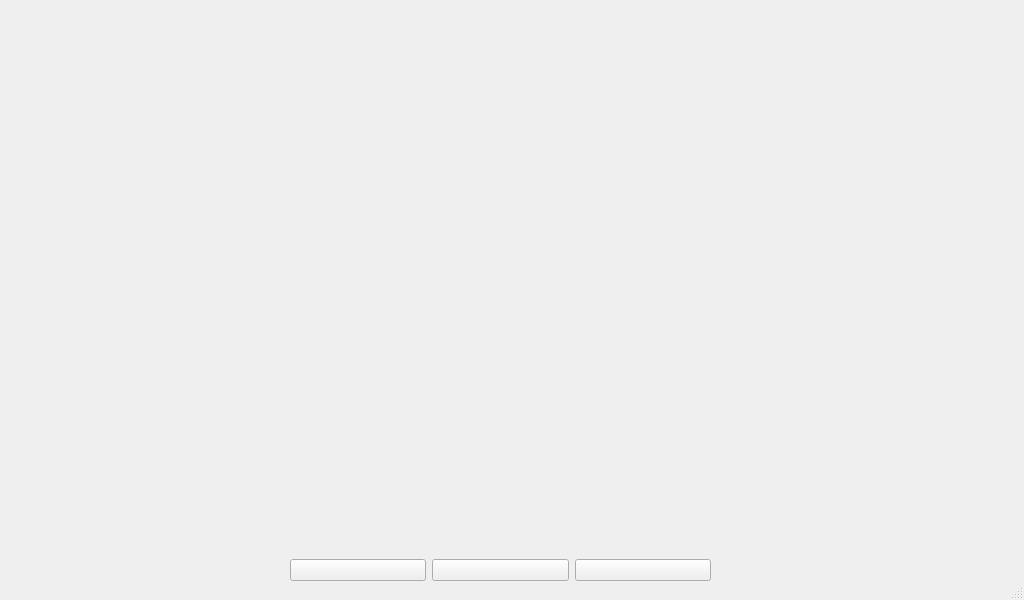
<?xml version="1.0" encoding="UTF-8"?>
<ui version="4.0">
 <class>MainWindow</class>
 <widget class="QMainWindow" name="MainWindow">
  <property name="geometry">
   <rect>
    <x>0</x>
    <y>0</y>
    <width>1024</width>
    <height>600</height>
   </rect>
  </property>
  <property name="minimumSize">
   <size>
    <width>1024</width>
    <height>600</height>
   </size>
  </property>
  <property name="maximumSize">
   <size>
    <width>1024</width>
    <height>600</height>
   </size>
  </property>
  <property name="windowTitle">
   <string>MainWindow</string>
  </property>
  <widget class="QWidget" name="centralwidget">
   <property name="minimumSize">
    <size>
     <width>1024</width>
     <height>600</height>
    </size>
   </property>
   <property name="maximumSize">
    <size>
     <width>1024</width>
     <height>500</height>
    </size>
   </property>
   <widget class="QStackedWidget" name="stackedWidget">
    <property name="geometry">
     <rect>
      <x>10</x>
      <y>0</y>
      <width>1024</width>
      <height>600</height>
     </rect>
    </property>
    <property name="currentIndex">
     <number>1</number>
    </property>
    <widget class="QWidget" name="HOME">
     <widget class="QWidget" name="layoutWidget">
      <property name="geometry">
       <rect>
        <x>0</x>
        <y>0</y>
        <width>1021</width>
        <height>610</height>
       </rect>
      </property>
      <layout class="QGridLayout" name="gridLayout">
       <property name="leftMargin">
        <number>10</number>
       </property>
       <property name="topMargin">
        <number>10</number>
       </property>
       <property name="rightMargin">
        <number>10</number>
       </property>
       <property name="bottomMargin">
        <number>20</number>
       </property>
       <property name="spacing">
        <number>10</number>
       </property>
       <item row="0" column="0">
        <widget class="QPushButton" name="Home_Button_Learn">
         <property name="minimumSize">
          <size>
           <width>100</width>
           <height>280</height>
          </size>
         </property>
         <property name="styleSheet">
          <string notr="true">background-color: rgb(85, 170, 255);</string>
         </property>
         <property name="text">
          <string/>
         </property>
         <property name="icon">
          <iconset>
           <normaloff>Icon/LyThuet.png</normaloff>Icon/LyThuet.png</iconset>
         </property>
         <property name="iconSize">
          <size>
           <width>100</width>
           <height>100</height>
          </size>
         </property>
        </widget>
       </item>
       <item row="0" column="1">
        <widget class="QPushButton" name="Home_Button_Test">
         <property name="minimumSize">
          <size>
           <width>100</width>
           <height>280</height>
          </size>
         </property>
         <property name="autoFillBackground">
          <bool>false</bool>
         </property>
         <property name="styleSheet">
          <string notr="true">background-color: rgb(255, 170, 0);</string>
         </property>
         <property name="text">
          <string/>
         </property>
         <property name="icon">
          <iconset>
           <normaloff>Icon/test_icon.png</normaloff>Icon/test_icon.png</iconset>
         </property>
         <property name="iconSize">
          <size>
           <width>150</width>
           <height>150</height>
          </size>
         </property>
        </widget>
       </item>
       <item row="1" column="0">
        <widget class="QPushButton" name="Home_Button_Setting">
         <property name="minimumSize">
          <size>
           <width>100</width>
           <height>280</height>
          </size>
         </property>
         <property name="autoFillBackground">
          <bool>false</bool>
         </property>
         <property name="styleSheet">
          <string notr="true">background-color: rgb(255, 170, 0);</string>
         </property>
         <property name="text">
          <string/>
         </property>
         <property name="icon">
          <iconset>
           <normaloff>Icon/setting_icon.png</normaloff>Icon/setting_icon.png</iconset>
         </property>
         <property name="iconSize">
          <size>
           <width>100</width>
           <height>100</height>
          </size>
         </property>
         <property name="checkable">
          <bool>false</bool>
         </property>
         <property name="autoRepeat">
          <bool>false</bool>
         </property>
        </widget>
       </item>
       <item row="1" column="1">
        <widget class="QPushButton" name="Home_Button_Information">
         <property name="minimumSize">
          <size>
           <width>100</width>
           <height>280</height>
          </size>
         </property>
         <property name="styleSheet">
          <string notr="true">background-color: rgb(85, 170, 255);</string>
         </property>
         <property name="text">
          <string/>
         </property>
         <property name="icon">
          <iconset>
           <normaloff>Icon/infor.png</normaloff>Icon/infor.png</iconset>
         </property>
         <property name="iconSize">
          <size>
           <width>120</width>
           <height>120</height>
          </size>
         </property>
        </widget>
       </item>
      </layout>
     </widget>
    </widget>
    <widget class="QWidget" name="Screen_Learn">
     <widget class="QLabel" name="show_image_learn">
      <property name="geometry">
       <rect>
        <x>0</x>
        <y>0</y>
        <width>1024</width>
        <height>540</height>
       </rect>
      </property>
      <property name="text">
       <string/>
      </property>
     </widget>
     <widget class="QWidget" name="layoutWidget">
      <property name="geometry">
       <rect>
        <x>280</x>
        <y>540</y>
        <width>421</width>
        <height>60</height>
       </rect>
      </property>
      <layout class="QHBoxLayout" name="horizontalLayout">
       <item>
        <widget class="QPushButton" name="Learn_Button_Back">
         <property name="text">
          <string/>
         </property>
         <property name="icon">
          <iconset>
           <normaloff>Icon/back_icon.png</normaloff>Icon/back_icon.png</iconset>
         </property>
         <property name="iconSize">
          <size>
           <width>50</width>
           <height>50</height>
          </size>
         </property>
        </widget>
       </item>
       <item>
        <widget class="QPushButton" name="Learn_Button_Exit">
         <property name="text">
          <string/>
         </property>
         <property name="icon">
          <iconset>
           <normaloff>Icon/exit_icon.png</normaloff>Icon/exit_icon.png</iconset>
         </property>
         <property name="iconSize">
          <size>
           <width>50</width>
           <height>50</height>
          </size>
         </property>
        </widget>
       </item>
       <item>
        <widget class="QPushButton" name="Learn_Button_Next">
         <property name="text">
          <string/>
         </property>
         <property name="icon">
          <iconset>
           <normaloff>Icon/next_icon.png</normaloff>Icon/next_icon.png</iconset>
         </property>
         <property name="iconSize">
          <size>
           <width>50</width>
           <height>50</height>
          </size>
         </property>
        </widget>
       </item>
      </layout>
     </widget>
    </widget>
    <widget class="QWidget" name="screen_Test"/>
    <widget class="QWidget" name="screen_Setting"/>
    <widget class="QWidget" name="screen_Information"/>
   </widget>
  </widget>
  <widget class="QStatusBar" name="statusbar"/>
 </widget>
 <resources/>
 <connections/>
</ui>
